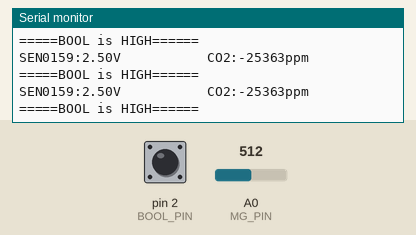
Recording of a sketch running on a simulated Arduino Uno, built with avr-gcc and run on an emulated ATmega328P. On the bench: the last lines printed to the serial monitor. Inputs (shaded band) come from the test bench; at power-on: A0 (MG_PIN) = 512, pin 2 (BOOL_PIN) HIGH.

Above: at 1.2 s.
1.3 s: A0 (MG_PIN) set to 1023
At 1.94 s:
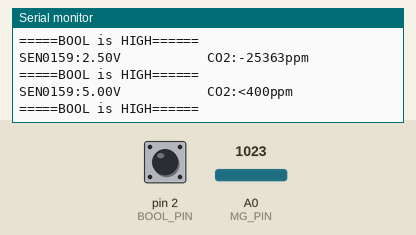
3.6 s: pin 2 (BOOL_PIN) pulled LOW for 0.15 s
At 4.05 s:
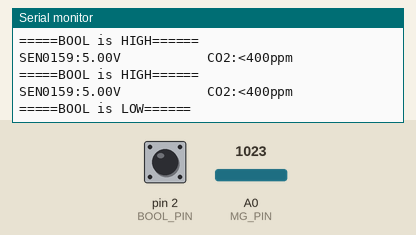
5.2 s: A0 (MG_PIN) set to 900
At 5.63 s:
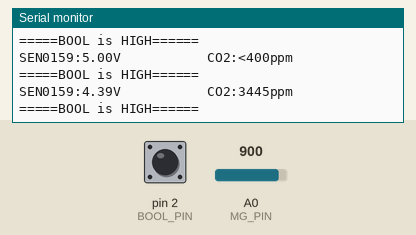

Measured:
- after the input at 1.3 s, the serial monitor: prints a new line after 0.31 s (image 1)
- after the input at 3.6 s, the serial monitor: prints a new line after 0.15 s (image 2)
- after the input at 5.2 s, the serial monitor: prints a new line after 0.09 s (image 3)

The sketch:

co2sensor.ino
```cpp
/*******************Demo for MG-811 Gas Sensor Module V1.1*****************************
Author:  Tiequan Shao: tiequan.shao@sandboxelectronics.com
         Peng Wei:     peng.wei@sandboxelectronics.com

Lisence: Attribution-NonCommercial-ShareAlike 3.0 Unported (CC BY-NC-SA 3.0)

Note:    This piece of source code is supposed to be used as a demostration ONLY. More
         sophisticated calibration is required for industrial field application.

                                                    Sandbox Electronics    2012-05-31
************************************************************************************/

/************************Hardware Related Macros************************************/
#define         MG_PIN                       (A0)     //define which analog input channel you are going to use
#define         BOOL_PIN                     (2)
#define         DC_GAIN                      (8.5)   //define the DC gain of amplifier

/***********************Software Related Macros************************************/
#define         READ_SAMPLE_INTERVAL         (5)    //define how many samples you are going to take in normal operation
#define         READ_SAMPLE_TIMES            (5)     //define the time interval(in milisecond) between each samples in
                                                     //normal operation

/**********************Application Related Macros**********************************/
//These two values differ from sensor to sensor. user should derermine this value.
#define         ZERO_POINT_VOLTAGE           (0.5875) //define the output of the sensor in volts when the concentration of CO2 is 400PPM
#define         REACTION_VOLTGAE             (0.030) //define the voltage drop of the sensor when move the sensor from air into 1000ppm CO2

/*****************************Globals***********************************************/
float           CO2Curve[3]  =  {2.602,ZERO_POINT_VOLTAGE,(REACTION_VOLTGAE/(2.602-3))};
                                                     //two points are taken from the curve.
                                                     //with these two points, a line is formed which is
                                                     //"approximately equivalent" to the original curve.
                                                     //data format:{ x, y, slope}; point1: (lg400, 0.324), point2: (lg4000, 0.280)
                                                     //slope = ( reaction voltage ) / (log400 –log1000)

void setup()
{
    Serial.begin(9600);                              //UART setup, baudrate = 9600bps
    pinMode(BOOL_PIN, INPUT);                        //set pin to input
    digitalWrite(BOOL_PIN, HIGH);                    //turn on pullup resistors

   Serial.print("MG-811 Demostration\n");
}

void loop()
{
    int percentage;
    float volts;

    volts = MGRead(MG_PIN);
    Serial.print( "SEN0159:" );
    Serial.print(volts);
    Serial.print( "V           " );

    percentage = MGGetPercentage(volts,CO2Curve);
    Serial.print("CO2:");
    if (percentage == -1) {
        Serial.print( "<400" );
    } else {
        Serial.print(percentage);
    }

    Serial.print( "ppm" );
    Serial.print("\n");

    if (digitalRead(BOOL_PIN) ){
        Serial.print( "=====BOOL is HIGH======" );
    } else {
        Serial.print( "=====BOOL is LOW======" );
    }

    Serial.print("\n");

    delay(500);
}

/*****************************  MGRead *********************************************
Input:   mg_pin - analog channel
Output:  output of SEN-000007
Remarks: This function reads the output of SEN-000007
************************************************************************************/
float MGRead(int mg_pin)
{
    int i;
    float v=0;

    for (i=0;i<READ_SAMPLE_TIMES;i++) {
        v += analogRead(mg_pin);
        delay(READ_SAMPLE_INTERVAL);
    }
    v = (v/READ_SAMPLE_TIMES) *5/1024 ;
    return v;
}

/*****************************  MQGetPercentage **********************************
Input:   volts   - SEN-000007 output measured in volts
         pcurve  - pointer to the curve of the target gas
Output:  ppm of the target gas
Remarks: By using the slope and a point of the line. The x(logarithmic value of ppm)
         of the line could be derived if y(MG-811 output) is provided. As it is a
         logarithmic coordinate, power of 10 is used to convert the result to non-logarithmic
         value.
************************************************************************************/
int  MGGetPercentage(float volts, float *pcurve)
{
   if ((volts/DC_GAIN )>=ZERO_POINT_VOLTAGE) {
      return -1;
   } else {
      return pow(10, ((volts/DC_GAIN)-pcurve[1])/pcurve[2]+pcurve[0]);
   }
}
```
